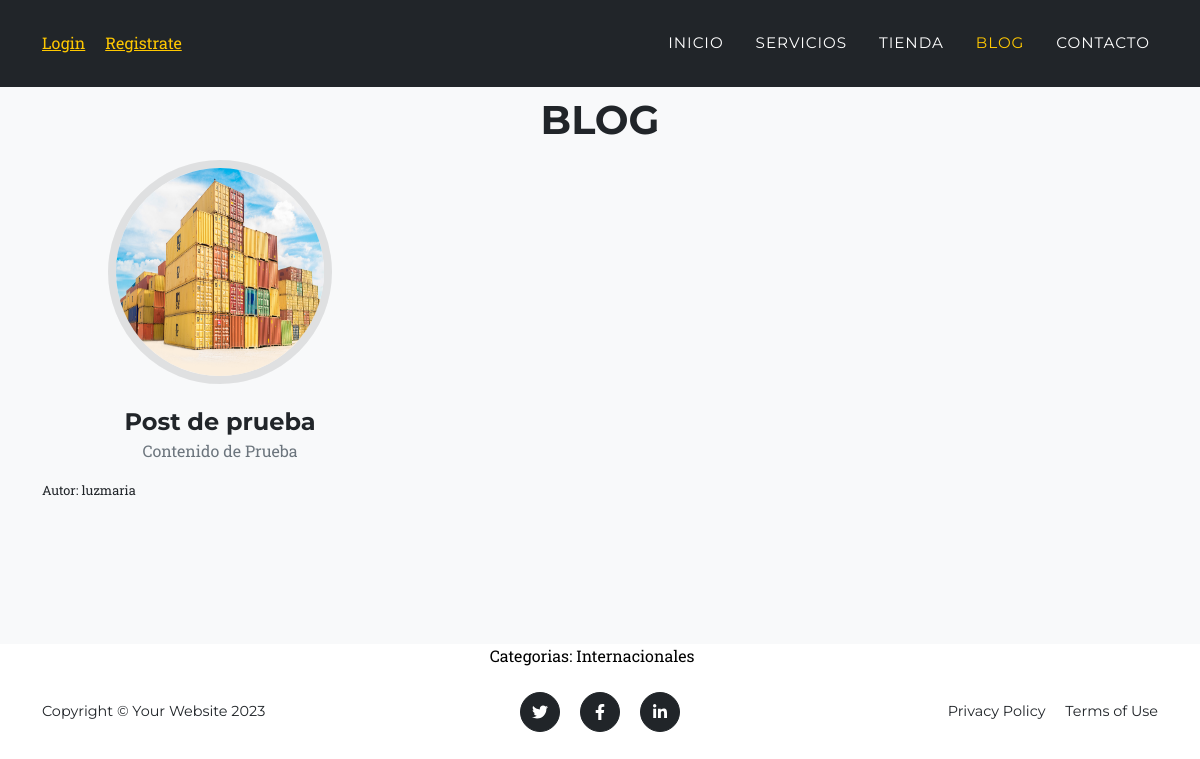
The app's page /blog/categoria/1/ with its own data.
### blog/models.py (models this page shows, shortened)
class Post(models.Model):
    titulo = models.CharField(max_length=50)
    contenido = models.CharField(max_length=50)
    imagen = models.ImageField(upload_to='blog',null=True, blank=True)
    autor = models.ForeignKey(User, on_delete=models.CASCADE)
    categorias = models.ManyToManyField(Categoria)
    created = models.DateTimeField(auto_now_add=True)
    updated = models.DateTimeField(auto_now_add=True)
    class Meta:
        verbose_name='post'
        verbose_name_plural='posts'

class Categoria(models.Model):
    nombre = models.CharField(max_length=50)
    created = models.DateTimeField(auto_now_add=True)
    updated = models.DateTimeField(auto_now_add=True)
    class Meta:
        verbose_name='categoria'
        verbose_name_plural='categorias'

### blog/views.py (the view)
# urls.py: path('categoria/<categoria_id>/',views.categoria, name='categoria'),
def categoria(request,categoria_id):
    categoria = Categoria.objects.get(id=categoria_id)
    posts = Post.objects.filter(categorias=categoria)
    return render(request,'blog/categoria.html',{"categoria":categoria,"posts":posts})

### carro/context_processor.py (called while the page is built)
def importe_total_carro(request):
    carro = Carro(request)
    total=0
    if request.user.is_authenticated:
        for key,value in request.session["carro"].items():
            total=total+float(value["precio"])
    return {"importe_total_carro":total}

### blog/templates/blog/categoria.html
{% extends "ProyectoWebApp/base.html" %}
{% block content %}
{% load static %}
    <section class="page-section bg-light" id="team">
        <div class="container">
            <div class="text-center">
                <h2 class="section-heading text-uppercase">Blog</h2>
            </div>
            <div class="row">
                {% for post in posts %}
                <div class="col-lg-4">
                    <div class="team-member">
                        <img class="mx-auto rounded-circle" src="{{post.imagen.url}}" alt="..." />
                        <h4>{{post.titulo}}</h4>
                        <p class="text-muted">{{post.contenido}}</p>
                        <div style="text-align: left; font-size:0.8em;">Autor: {{post.autor}}</div>
                    </div>
                </div>
                {% endfor %}
            </div>
        </div>
    </section>
    <div>
        <div style="width: 75%; margin:auto;text-align:center;color:black;">
            Categorias:
            {% for post in posts %}
                {% for categoria in post.categorias.all %}
                    {{categoria.nombre}} &nbsp;&nbsp;&nbsp;
                {% endfor %}
            {% endfor %}
        </div>
    </div>
{% endblock %}

### records on screen
Post: imagen (picture), titulo "Post de prueba", contenido "Contenido de Prueba", autor "luzmaria"
Categoria: nombre "Internacionales"
